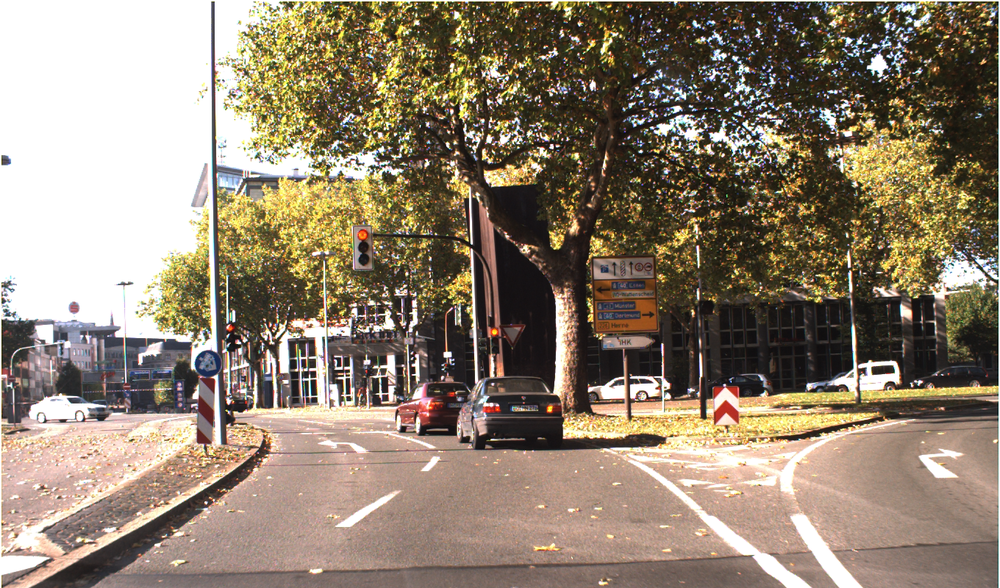
#> input picture Images/00035.ppm, 1000 x 588 px, shrunk from 1360 x 800 before the run
$ python image.py --image Images/00035.ppm   (older library calls are emulated)
#> lines starting #> are read from the running program, lines starting #| are printed output that depends on the picture; after the words box and inside, x2 and y2 are one past the last pixel; in counts of white or black regions, pixels touching at a corner belong together
#!/usr/bin/python3

import cv2
import numpy as np
import argparse

red_val = 0
x = 0
y = 0

font = cv2.FONT_HERSHEY_SIMPLEX

ap = argparse.ArgumentParser()
ap.add_argument("-i", "--image", required = True, help = "Path to the image")
args = vars(ap.parse_args())

image = cv2.imread(args["image"])
#> image is the input picture: shape (588, 1000, 3); mean B, G, R 111.9, 129.9, 143.9
output1 = image.copy()

height, width = output1.shape[:2]
crop = output1[y:y+np.round(3*height/5).astype("int"), x:x+width]
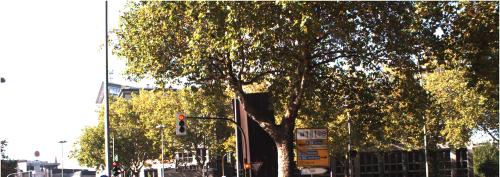
#> crop: shape (353, 1000, 3) (shown at 1/2 size); mean B, G, R 102.9, 123.8, 132.9
output = crop.copy()
h, w = output.shape[:2]

# Median blur used for noise reduction
blur_image = cv2.medianBlur(output, 5)
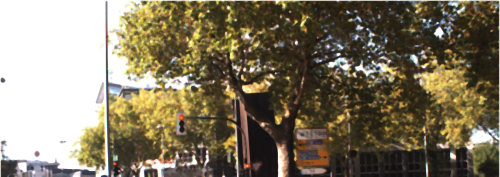
#> blur_image: shape (353, 1000, 3) (shown at 1/2 size); mean B, G, R 98.3, 119.9, 129.4

# Convert BGR to HSV
hsv = cv2.cvtColor(blur_image, cv2.COLOR_BGR2HSV)
#> hsv: shape (353, 1000, 3); mean H, S, V 27.6, 85.1, 130.8

# define range of RED color in HSV
red_lower = np.array([red_val-10, 85, 85])
red_upper = np.array([red_val+10, 255, 255])

Upper_red_lower = np.array([170-10, 85, 85])
Upper_red_upper = np.array([170+10, 255, 255])

# define range of GREEN color in HSV
green_lower = np.array([40, 50, 50])
green_upper = np.array([90, 255, 255])

Upper_green_lower = np.array([150, 65, 85])
Upper_green_upper = np.array([190, 255, 255])

# Threshold the HSV image to get only selected color
red_mask = cv2.inRange(hsv, red_lower, red_upper)
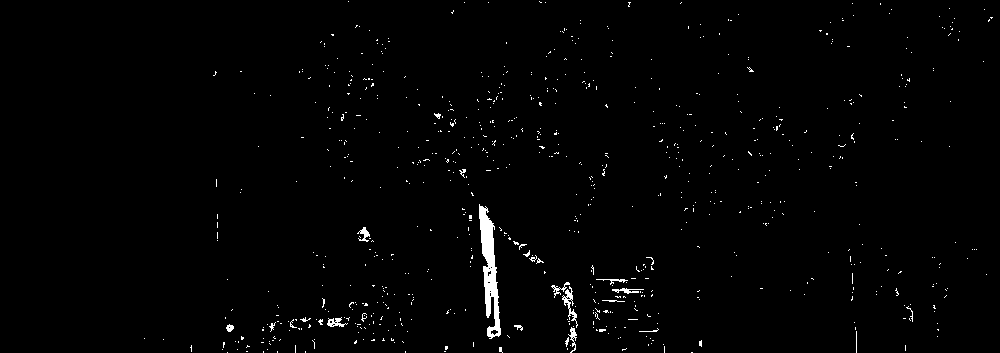
#> red_mask: shape (353, 1000); 1.2% white; 766 white regions (744 under 20 px), largest, box (x1, y1, x2, y2) and area: (479, 204, 501, 339) 1393, (562, 286, 578, 328) 183, (327, 317, 348, 327) 102
upper_red_mask = cv2.inRange(hsv, Upper_red_lower, Upper_red_upper)
#> upper_red_mask: shape (353, 1000); 0.07% white in thin lines or dots
final_maskr = cv2.add(red_mask, upper_red_mask)
#> final_maskr: shape (353, 1000); 1.3% white; 788 white regions (762 under 20 px), largest, box (x1, y1, x2, y2) and area: (479, 204, 501, 339) 1395, (562, 286, 578, 328) 183, (327, 317, 348, 327) 102

# Threshold the HSV image to get only selected color
green_mask = cv2.inRange(hsv, green_lower, green_upper)
#> green_mask: shape (353, 1000); 0.64% white in thin lines or dots
upper_green_mask = cv2.inRange(hsv, Upper_green_lower, Upper_green_upper)
#> upper_green_mask: shape (353, 1000); 0.18% white in thin lines or dots
final_maskg = cv2.add(green_mask, upper_green_mask)
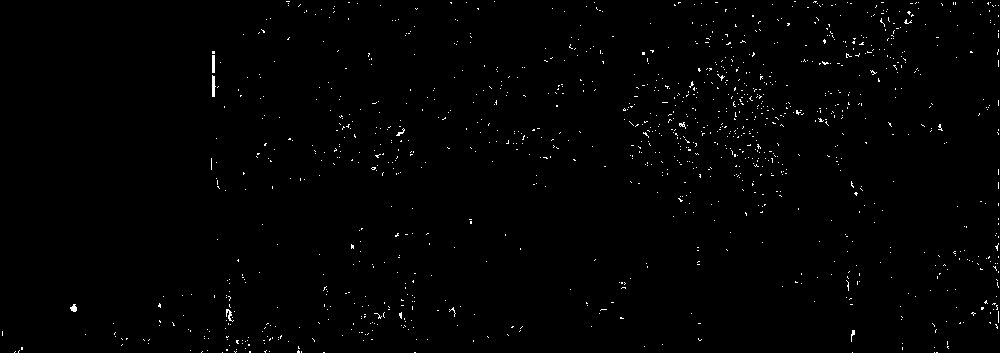
#> final_maskg: shape (353, 1000); 0.82% white in thin lines or dots

# Bitwise-AND mask the original image
red_res = cv2.bitwise_and(output, output, mask=final_maskr)

# Bitwise-AND mask the original image
green_res = cv2.bitwise_and(output, output, mask=final_maskg)

# Convert to Black and White image
red_gray = cv2.cvtColor(red_res, cv2.COLOR_BGR2GRAY)

# Convert to Black and White image
green_gray = cv2.cvtColor(green_res, cv2.COLOR_BGR2GRAY)

# Laplacian for red color detection
dst_red = cv2.Laplacian(red_gray, cv2.CV_16S, 3)
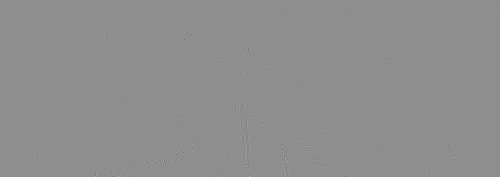
#> dst_red: shape (353, 1000) int16 (shown at 1/2 size); min -1012, max 801, mean 0; drawn with min black and max white
abs_dst_red = cv2.convertScaleAbs(dst_red)
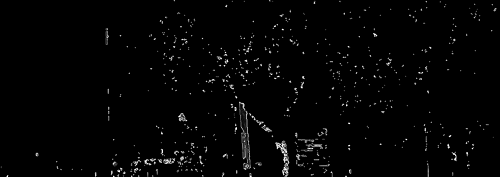
#> abs_dst_red: shape (353, 1000) (shown at 1/2 size); min 0, max 255, mean 4

# Laplacian for green color detection
dst_green = cv2.Laplacian(green_gray, cv2.CV_16S, 3)
abs_dst_green = cv2.convertScaleAbs(dst_green)
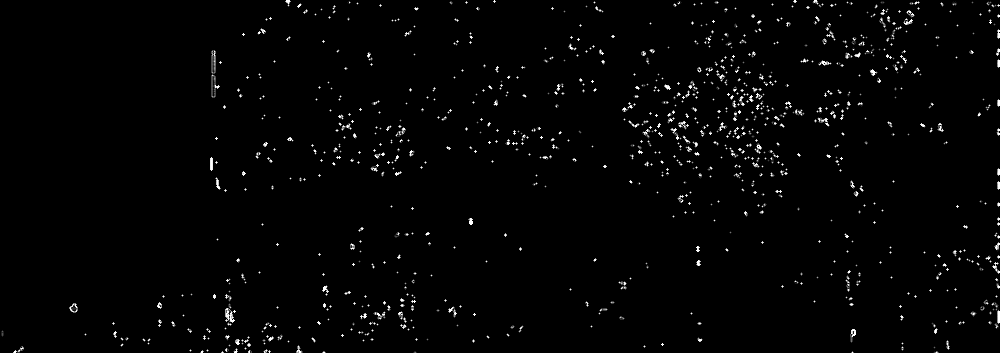
#> abs_dst_green: shape (353, 1000); min 0, max 255, mean 4.1

# Hough circle detection for RED and GREEN
circles_red = cv2.HoughCircles(abs_dst_red, cv2.HOUGH_GRADIENT, 1, 100, param1=100, param2=15, minRadius=3, maxRadius=25)
#> circles_red = [[620.5, 286.5, 9.6], [470.5, 256.5, 24.4], [370.5, 323.5, 10.2]]
circles_green = cv2.HoughCircles(abs_dst_green, cv2.HOUGH_GRADIENT, 1, 100, param1=100, param2=10, minRadius=3, maxRadius=30)
#> circles_green = [[744.5, 112.5, 23.9], [866.5, 25.5, 28.3], [648.5, 143.5, 21.6], [256.5, 325.5, 25.8], [386.5, 144.5, 16.6], [972.5, 288.5, 26], [426.5, 313.5, 24.9], [73.5, 307.5, 4.6], [544.5, 133.5, 24.3], [572.5, 19.5, 27]]

print("Red Detection ")

if circles_red is not None:
    # convert the (x, y) coordinates and radius of the circles to integers
    circles_red = np.round(circles_red[0, :]).astype("int")
#> circles_red = [[620, 286, 10], [470, 256, 24], [370, 324, 10]]
    foundVal = False

    circleNum_r = 0
    for (x_r, y_r, r_r) in circles_red:
        i_r = 0
        print("circleNum_r=", circleNum_r)
        print("x_r=", x_r, "y_r=", y_r, "Radius=", r_r)

        circleNum_r += 1
        for val_r_X in range(-3, 3):
            for val_r_Y in range(-3, 3):
                checkEdgeInfoIndex_r_y = y_r+val_r_Y
                checkEdgeInfoIndex_r_x = x_r+val_r_X
            # print(checkEdgeInfoIndex_gr)
                if checkEdgeInfoIndex_r_y < h and checkEdgeInfoIndex_r_y > 0 and checkEdgeInfoIndex_r_x < w and checkEdgeInfoIndex_r_x > 0:
                    edgeVal_r = crop[checkEdgeInfoIndex_r_y, checkEdgeInfoIndex_r_x]
#                    print("edgeVal=",edgeVal_r)
                    if (edgeVal_r[2] >= 200 and (edgeVal_r[1] < 175 or edgeVal_r[1] >= 200) and edgeVal_r[0] <= 70):
                        i_r += 1
#                        print("i_gr=",i_r)

                        if i_r > 10:
                            foundVal = True

                            cv2.circle(output1, (x_r, y_r), r_r, color=(0, 255, 0), thickness=2)
                            cv2.putText(output1, 'RED', (x_r, y_r), font, 1, (0, 0, 255), 1, cv2.LINE_AA)
                            break
                if foundVal:
                    break
            if foundVal:
                foundVal = False
                break

        print(" ")
#> this loop made 3 passes
#> (printed output is left out)
#> after the loop, circleNum_r = 3

print("Green Detection ")

if circles_green is not None:
    # convert the (x, y) coordinates and radius of the circles to integers
    circles_green = np.round(circles_green[0, :]).astype("int")
#> circles_green = [[744, 112, 24], [866, 26, 28], [648, 144, 22], [256, 326, 26], [386, 144, 17], [972, 288, 26], [426, 314, 25], [74, 308, 5], [544, 134, 24], [572, 20, 27]]
    foundVal = False

    circleNum_gr = 0
    for (x_gr, y_gr, r_gr) in circles_green:
        i_gr = 0
        i_t = 0
        print("circleNum_gr=", circleNum_gr)
        print("x_gr=", x_gr, "y_gr=", y_gr, "Radius=", r_gr)

        circleNum_gr += 1
        for val_gr_X in range(-3, 3):
            for val_gr_Y in range(-3, 3):
                checkEdgeInfoIndex_gr_y = y_gr+val_gr_Y
                checkEdgeInfoIndex_gr_x = x_gr+val_gr_X
            # print(checkEdgeInfoIndex_gr)
                if checkEdgeInfoIndex_gr_y < h and checkEdgeInfoIndex_gr_y > 0 and checkEdgeInfoIndex_gr_x < w and checkEdgeInfoIndex_gr_x > 0:
                    edgeVal_gr = crop[checkEdgeInfoIndex_gr_y, checkEdgeInfoIndex_gr_x]
#                    print("edgeVal=",edgeVal_gr)
                    if (edgeVal_gr[1] >= 200 and edgeVal_gr[0] > 200 and (edgeVal_gr[2] > 100 and edgeVal_gr[2] < 220)):
                        i_t += 1
#                        print("i_gr=",i_gr)

                        if i_t > 10:
                            foundVal = True

                            cv2.circle(output1, (x_gr, y_gr), r_gr, color=(255, 0, 0), thickness=2)
                            cv2.putText(output1, 'GREEN', (x_gr, y_gr), font, 1, (0, 255, 0), 1, cv2.LINE_AA)
                            break
                if foundVal:
                    break
            if foundVal:
                foundVal = False
                break

        print(" ")
#> this loop made 10 passes
#> (printed output is left out)
#> after the loop, circleNum_gr = 10

cv2.imshow("output", output1)
# cv2.imwrite("Images/Results/image7.jpg", output1)
cv2.waitKey(0)
cv2.destroyAllWindows()

$ run again, on Images/00043.ppm
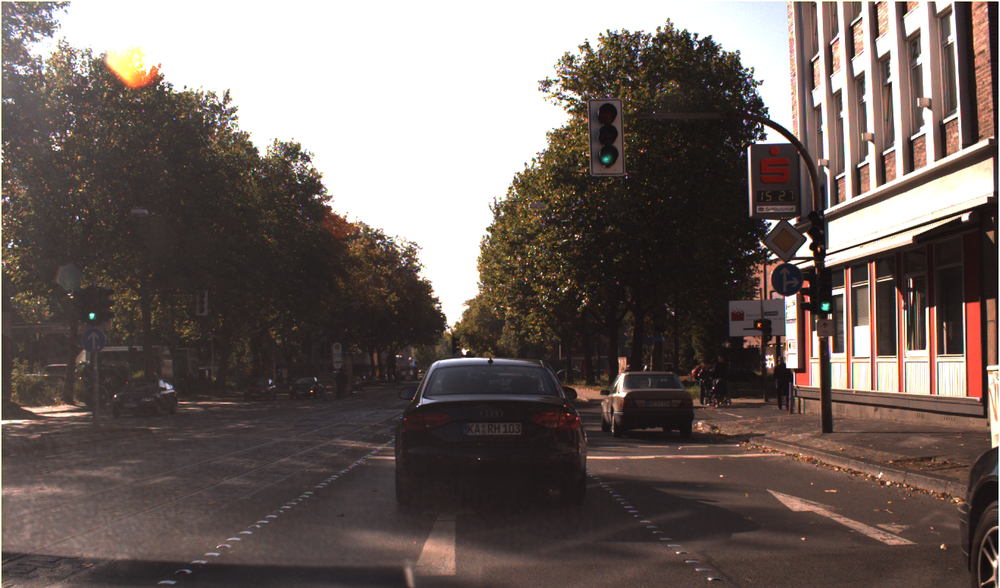
#> input picture Images/00043.ppm, 1000 x 588 px, shrunk from 1360 x 800 before the run
#> image is the input picture: shape (588, 1000, 3); mean B, G, R 94.7, 99.2, 110.9
#> hsv: shape (353, 1000, 3); mean H, S, V 19.1, 48.2, 130.8
#> `red_mask = cv2.inRange(hsv, red_lower, red_upper)`:
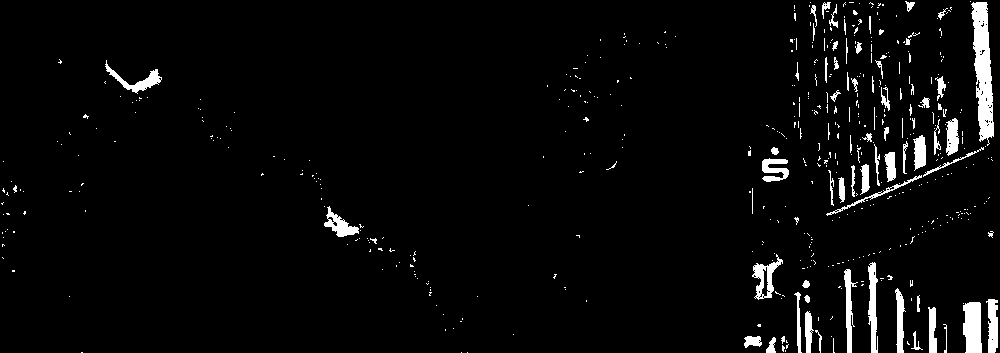
#> red_mask: shape (353, 1000); 3.7% white; 514 white regions (440 under 20 px), largest, box (x1, y1, x2, y2) and area: (971, 2, 994, 146) 2000, (963, 302, 982, 353) 841, (868, 262, 878, 353) 601
#> upper_red_mask: shape (353, 1000); 0.11% white in thin lines or dots, all inside (x1, y1, x2, y2) = (258, 3, 995, 353)
#> final_maskr: shape (353, 1000); 3.8% white; 515 white regions (438 under 20 px), largest, box (x1, y1, x2, y2) and area: (971, 2, 995, 146) 2034, (963, 302, 982, 353) 868, (868, 262, 878, 353) 614
#> green_mask: shape (353, 1000); 0.16% white in thin lines or dots, all inside (x1, y1, x2, y2) = (88, 10, 999, 353)
#> upper_green_mask: shape (353, 1000); 0.21% white in thin lines or dots
#> final_maskg: shape (353, 1000); 0.37% white in thin lines or dots
#> `circles_red = cv2.HoughCircles(abs_dst_red, cv2.HOUGH_GRADIENT, 1, 100..`: circles_red = [[901.5, 160.5, 24.4], [784.5, 275.5, 21], [847.5, 51.5, 24.4], [885.5, 303.5, 19.9], [774.5, 168.5, 13.2], [958.5, 33.5, 23.3], [138.5, 68.5, 22.1], [337.5, 223.5, 9.1]]
#> `circles_green = cv2.HoughCircles(abs_dst_green, cv2.HOUGH_GRADIENT, 1,..`: circles_green = [[935.5, 317.5, 29.3], [860.5, 175.5, 23.6], [606.5, 158.5, 5], [799.5, 339.5, 13.7], [840.5, 51.5, 13], [321.5, 194.5, 6.6], [91.5, 315.5, 3.8], [738.5, 77.5, 16.5]]
#> `circles_red = np.round(circles_red[0, :]).astype("int")`: circles_red = [[902, 160, 24], [784, 276, 21], [848, 52, 24], [886, 304, 20], [774, 168, 13], [958, 34, 23], [138, 68, 22], [338, 224, 9]]
#> the loop `for (x_r, y_r, r_r) in circles_red:` made 8 passes
#> (printed output is left out)
#> after the loop `for (x_r, y_r, r_r) in circles_red:`: circleNum_r = 8
#> `circles_green = np.round(circles_green[0, :]).astype("int")`: circles_green = [[936, 318, 29], [860, 176, 24], [606, 158, 5], [800, 340, 14], [840, 52, 13], [322, 194, 7], [92, 316, 4], [738, 78, 16]]
#> the loop `for (x_gr, y_gr, r_gr) in circles_green:` made 8 passes
#> (printed output is left out)
#> after the loop `for (x_gr, y_gr, r_gr) in circles_green:`:
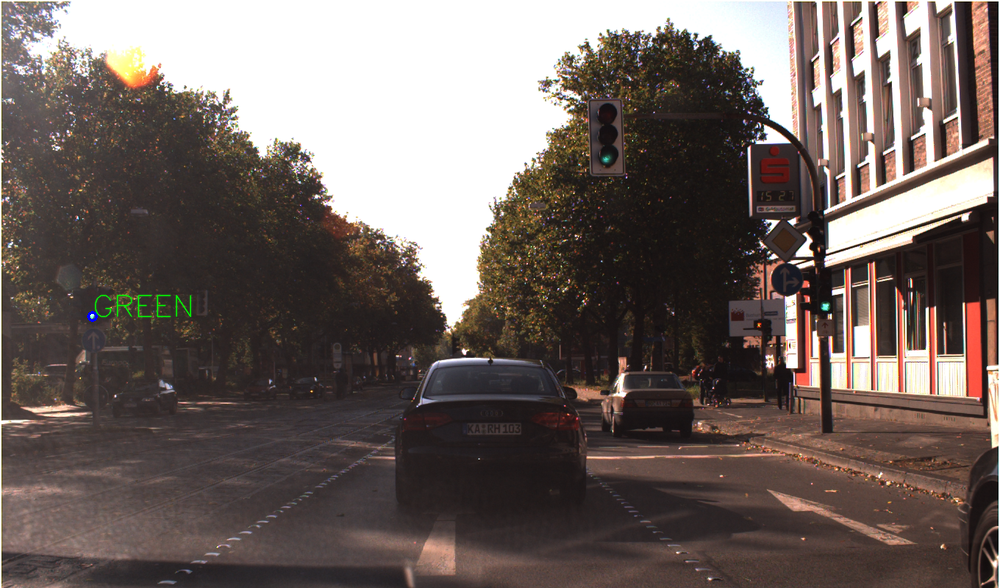
#> output1: shape (588, 1000, 3); 0.16% of pixels changed, all inside (x1, y1, x2, y2) = (87, 294, 192, 322)
#> after the loop `for (x_gr, y_gr, r_gr) in circles_green:`: circleNum_gr = 8

$ run again, on Images/00052.ppm
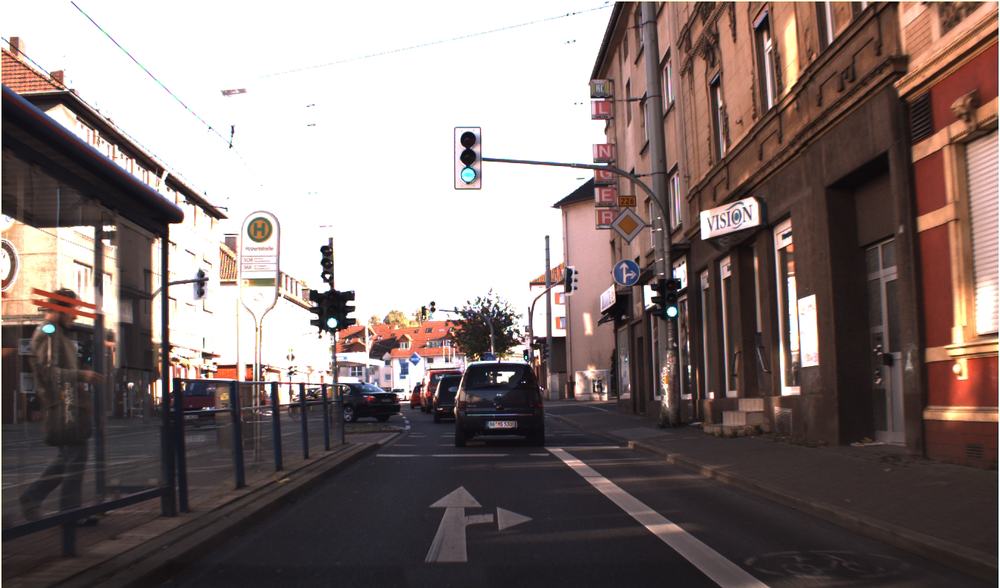
#> input picture Images/00052.ppm, 1000 x 588 px, shrunk from 1360 x 800 before the run
#> image is the input picture: shape (588, 1000, 3); mean B, G, R 114.4, 116.9, 130.8
#> hsv: shape (353, 1000, 3); mean H, S, V 23.6, 49.3, 177.1
#> `red_mask = cv2.inRange(hsv, red_lower, red_upper)`:
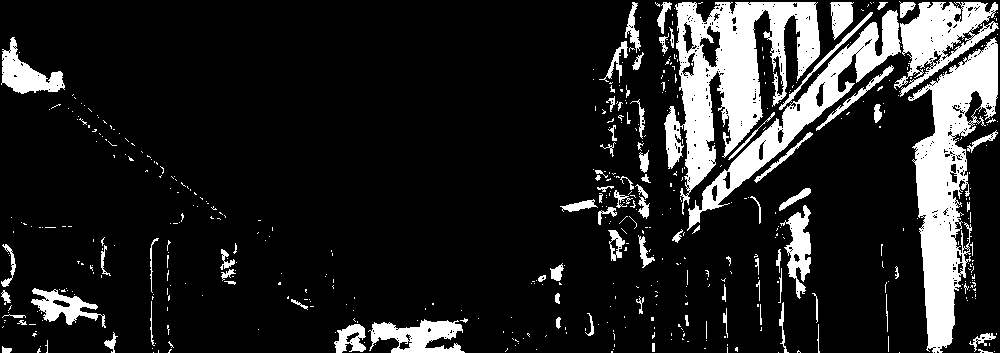
#> red_mask: shape (353, 1000); 14.8% white; 530 white regions (442 under 20 px), largest, box (x1, y1, x2, y2) and area: (664, 2, 820, 215) 13378, (908, 37, 998, 353) 11881, (687, 10, 901, 231) 6520
#> upper_red_mask: shape (353, 1000); 0.33% white; 192 white regions (187 under 20 px), largest, box (x1, y1, x2, y2) and area: (595, 99, 612, 117) 205, (597, 143, 613, 160) 153, (601, 187, 616, 203) 137, (599, 207, 617, 225) 134, (597, 170, 615, 181) 74
#> final_maskr: shape (353, 1000); 15.1% white; 527 white regions (437 under 20 px), largest, box (x1, y1, x2, y2) and area: (664, 2, 820, 215) 13397, (908, 37, 998, 353) 11881, (687, 10, 901, 231) 6521
#> green_mask: shape (353, 1000); 0.08% white; 59 white regions (57 under 20 px), largest, box (x1, y1, x2, y2) and area: (462, 169, 474, 182) 102, (44, 324, 53, 333) 57
#> upper_green_mask: shape (353, 1000); 0.6% white; 384 white regions (377 under 20 px), largest, box (x1, y1, x2, y2) and area: (594, 99, 613, 120) 260, (596, 143, 615, 161) 205, (599, 187, 618, 205) 195
#> `circles_red = cv2.HoughCircles(abs_dst_red, cv2.HOUGH_GRADIENT, 1, 100..`: circles_red = 15 rows, first 8: [903.5, 31.5, 24.4], [697.5, 60.5, 24.4], [616.5, 197.5, 22.2], [755.5, 152.5, 24.4], [968.5, 124.5, 23.3], [797.5, 44.5, 24.4], [943.5, 238.5, 24.4], [61.5, 305.5, 18.8]
#> `circles_green = cv2.HoughCircles(abs_dst_green, cv2.HOUGH_GRADIENT, 1,..`: circles_green = [[624.5, 203.5, 25], [357.5, 315.5, 22.3], [138.5, 171.5, 12.5], [467.5, 172.5, 5.5], [536.5, 299.5, 16], [598.5, 105.5, 4.6], [673.5, 309.5, 4.6], [227.5, 251.5, 7.4], [46.5, 327.5, 3.8], [12.5, 42.5, 5.5]]
#> `circles_red = np.round(circles_red[0, :]).astype("int")`: circles_red = 15 rows, first 8: [904, 32, 24], [698, 60, 24], [616, 198, 22], [756, 152, 24], [968, 124, 23], [798, 44, 24], [944, 238, 24], [62, 306, 19]
#> the loop `for (x_r, y_r, r_r) in circles_red:` made 15 passes
#> (printed output is left out)
#> after the loop `for (x_r, y_r, r_r) in circles_red:`: circleNum_r = 15
#> `circles_green = np.round(circles_green[0, :]).astype("int")`: circles_green = [[624, 204, 25], [358, 316, 22], [138, 172, 12], [468, 172, 6], [536, 300, 16], [598, 106, 5], [674, 310, 5], [228, 252, 7], [46, 328, 4], [12, 42, 6]]
#> the loop `for (x_gr, y_gr, r_gr) in circles_green:` made 10 passes
#> (printed output is left out)
#> after the loop `for (x_gr, y_gr, r_gr) in circles_green:`:
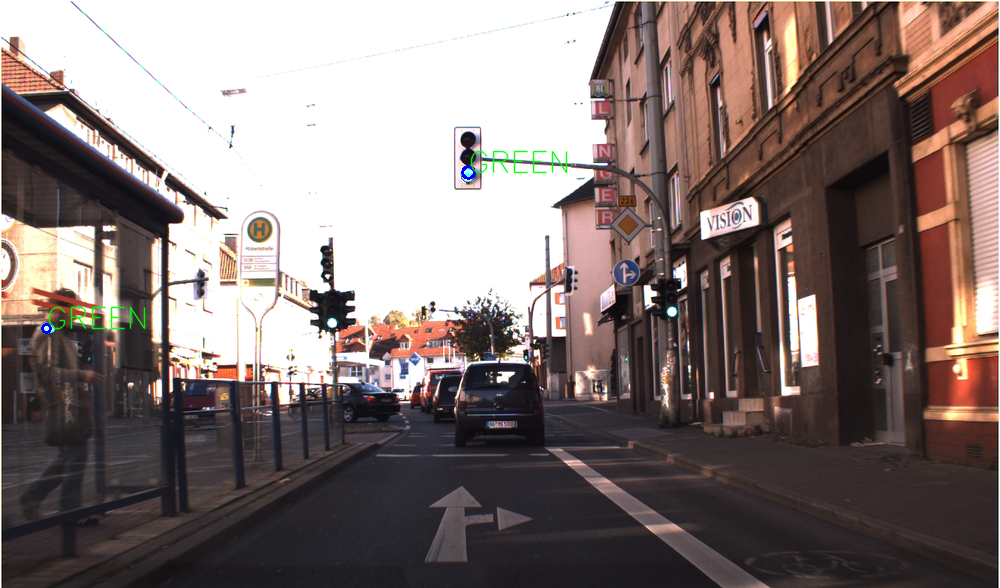
#> output1: shape (588, 1000, 3); 0.32% of pixels changed, all inside (x1, y1, x2, y2) = (41, 150, 568, 334)
#> after the loop `for (x_gr, y_gr, r_gr) in circles_green:`: circleNum_gr = 10
